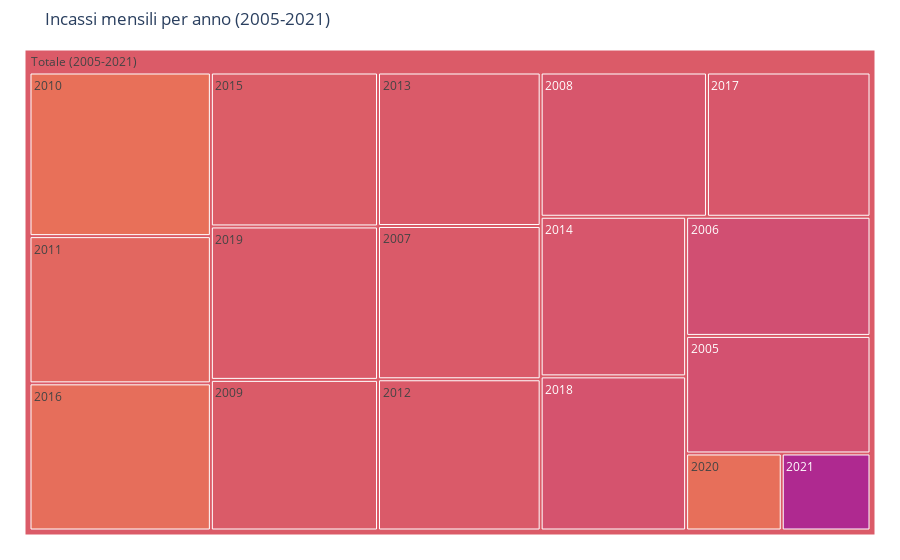

The notebook cell this image was saved under:
### Code cell
# Treemap degli incassi mensili per anno (2005-2021) con Plotly

# necessario, altrimenti la generazione del colore continuo (e della legenda) dà errore
df = mesi.replace({'Incasso': 0}, 1)

# aggiungo colonna 'Incasso_Totale', da utilizzare poi per generare il colore della treemap
# df['Incasso_Totale'] = np.nan
# for year in range(2005, 2022):
#     sum_y = sum(df[df['Year'] == year]['Incasso'])
#     df.loc[df['Year'] == year, 'Incasso_Totale'] = sum_y

fig = px.treemap(
    df, 
    path=[px.Constant("Totale (2005-2021)"), 'Year', 'Mese'], 
    values='Incasso', 
    color='Incasso',
#     color_continuous_scale=px.colors.sequential.Viridis,
    color_continuous_midpoint=np.average(df['Incasso']),
    maxdepth=2,
    title='Incassi mensili per anno (2005-2021)'
)
fig.update_traces(root_color="lightgrey", hovertemplate='labels=%{label}<br>Incasso_totale=%{value}<extra></extra>')
fig.update_layout(margin = dict(t=50, l=25, r=25, b=25))

fig.update(layout_coloraxis_showscale=False)

# fig.write_html('Dati_Cinema_Italiani/plots/treemap_mesi_depth2.html')

fig.show()

### Figure 1 — Plotly figure (JSON) as saved in the notebook; plotly's stock layout.template omitted (floating-point values rounded to 4 significant figures; data arrays with more than 128 entries replaced by an {"elided": "..."} marker saying what was removed)
{"data": [{"branchvalues": "total", "customdata": {"elided": "222x1 float values"}, "domain": {"x": [0, 1], "y": [0, 1]}, "hovertemplate": "labels=%{label}<br>Incasso_totale=%{value}<extra></extra>", "ids": {"elided": "222 str values"}, "labels": {"elided": "222 str values"}, "marker": {"coloraxis": "coloraxis", "colors": {"elided": "222 float values"}}, "maxdepth": 2, "name": "", "parents": {"elided": "222 str values"}, "root": {"color": "lightgrey"}, "type": "treemap", "values": {"elided": "222 int values"}}], "layout": {"coloraxis": {"cmid": 46790000.0, "colorbar": {"title": {"text": "Incasso"}}, "colorscale": [[0, "#0d0887"], [0.1111, "#46039f"], [0.2222, "#7201a8"], [0.3333, "#9c179e"], [0.4444, "#bd3786"], [0.5556, "#d8576b"], [0.6667, "#ed7953"], [0.7778, "#fb9f3a"], [0.8889, "#fdca26"], [1, "#f0f921"]], "showscale": false}, "legend": {"tracegroupgap": 0}, "margin": {"b": 25, "l": 25, "r": 25, "t": 50}, "title": {"text": "Incassi mensili per anno (2005-2021)"}}}
